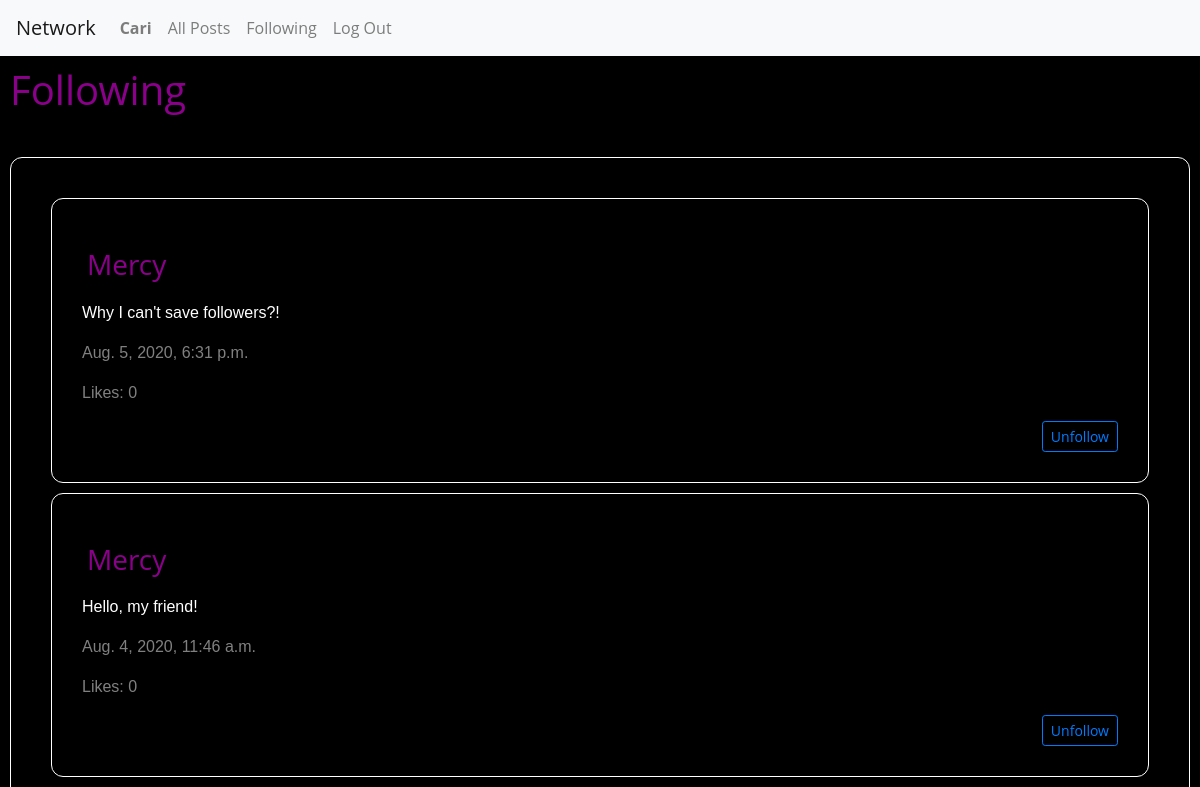
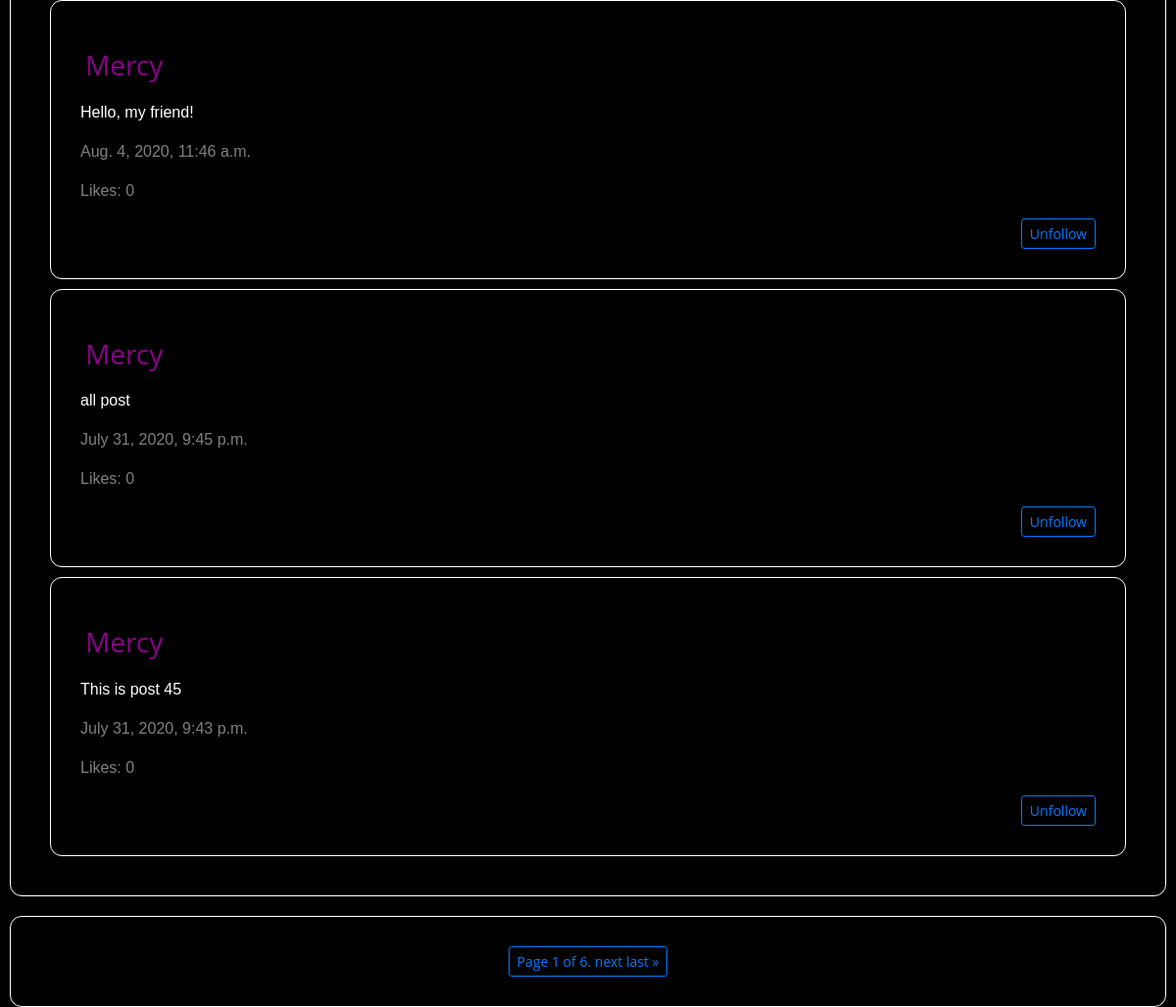
/following/Jay (signed in), run on an earlier commit of the app's database (2 pictures, top to bottom).
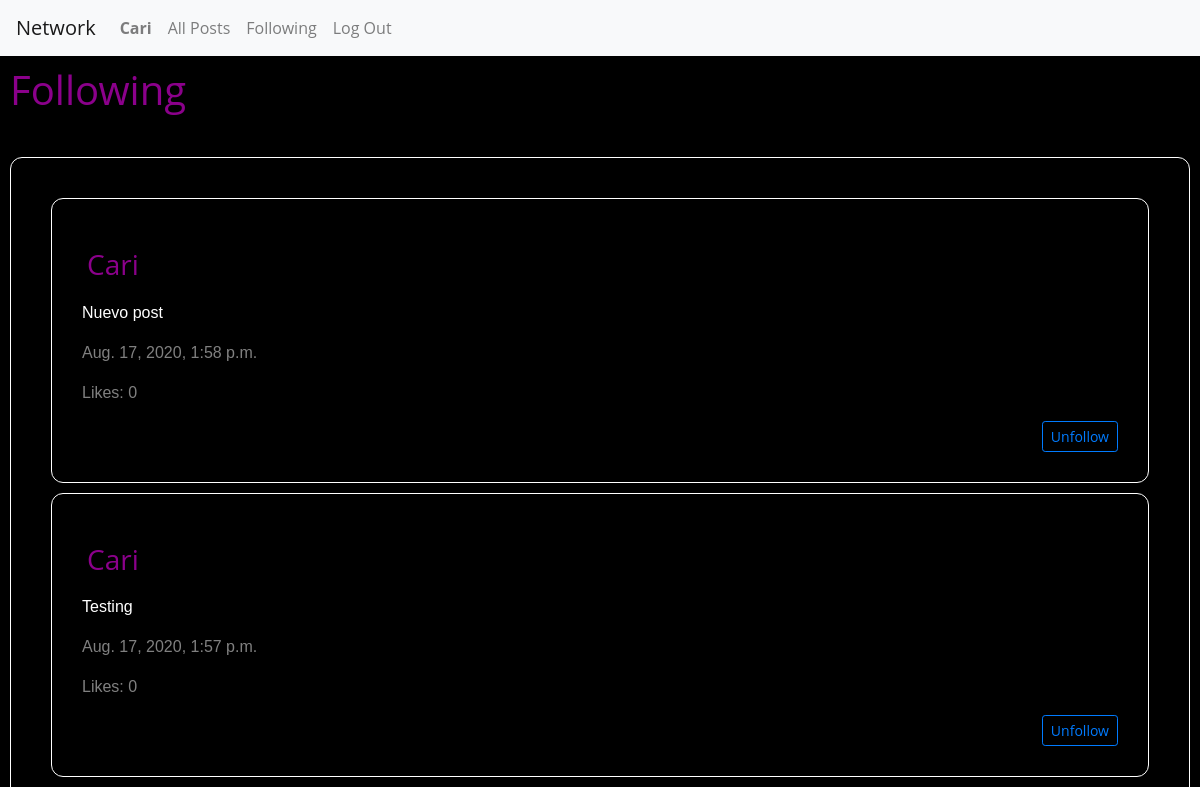
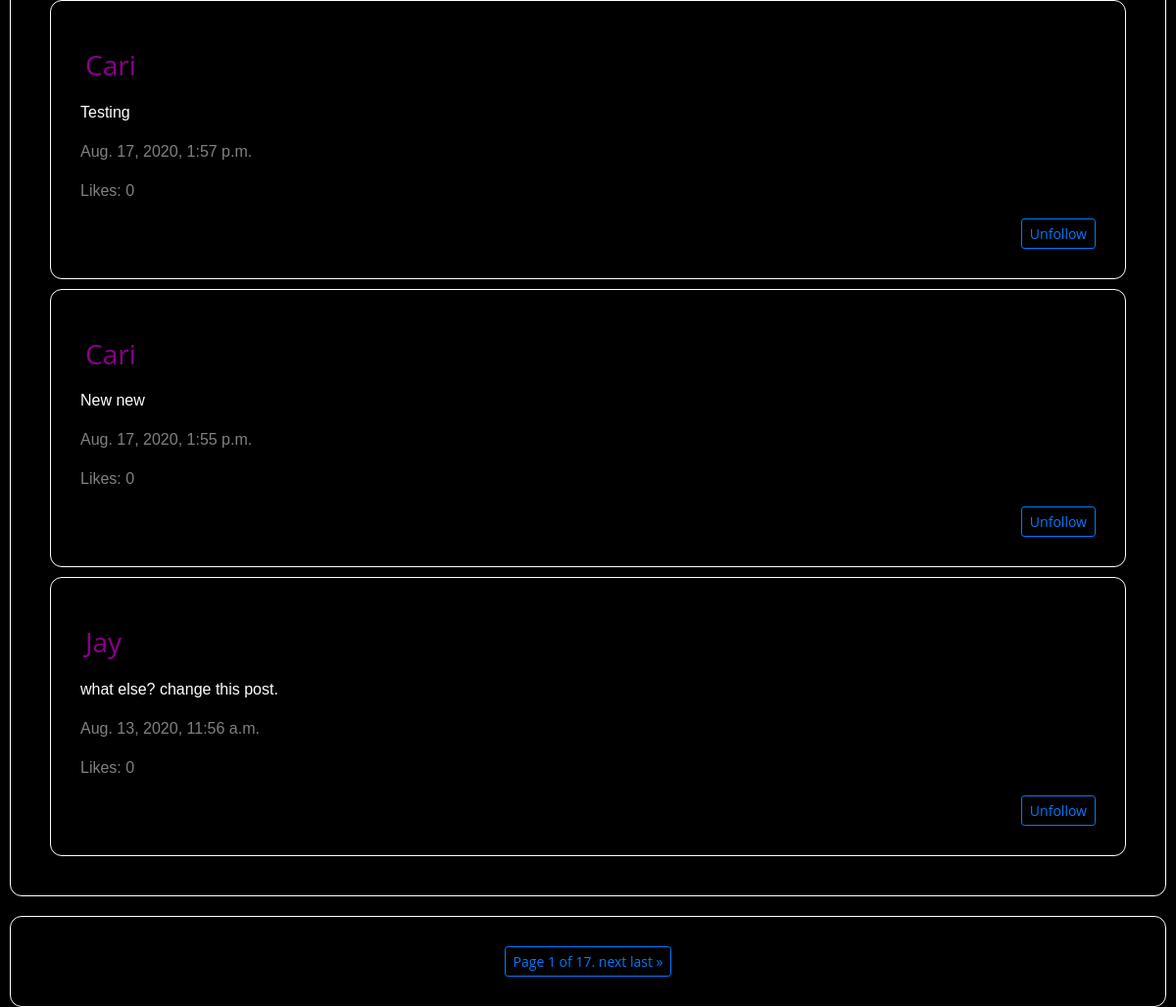
And on a later commit of the database (2 pictures, top to bottom).
### network/models.py (models this page shows, shortened)
class Post(models.Model):
    username = models.ForeignKey(
        "User", default=1, on_delete=models.CASCADE, related_name="posts")
    content = models.TextField(blank=True)
    timestamp = models.DateTimeField(auto_now_add=True)
    likes = models.ManyToManyField(
        'User', default=None, blank=True, related_name='likes')
    objects = PostSerializer()

class User(AbstractUser):
    pass

### network/views.py (the view)
# urls.py: path("following/<str:username>", views.following, name="following"),
@login_required
def following(request, username):
    if request.method == 'GET':
        username = get_object_or_404(User, username=username)
        print("user ->", username)
        follows = Follow.objects.filter(follower=username)
        posts = Post.objects.order_by("-timestamp").all()
        posts_to_follow = []
        for post in posts:
            for follower in follows:
                if follower.following == post.username:
                    posts_to_follow.append(post)
        for posts_i in posts_to_follow:
            posti_id = posts_i.id
            for post_j in posts_to_follow:
                postj_id = post_j.id
                count = 1
                if posti_id == postj_id:
                    count += 1
                if count > 1:
                    posts_to_follow.remove(post_j)
        paginator = Paginator(posts_to_follow, 5)
        page_number = request.GET.get('page')
        page_obj = paginator.get_page(page_number)
        if not follows:
            return render(request, 'network/following.html', {'message': "Could be a good idea to start to follow people of your interest!"})
    return render(request, "network/following.html", {
        "posts": posts_to_follow,
        "page_obj": page_obj
    })

### network/templates/network/following.html (shortened to what this page needs)
{% extends "network/layout.html" %}
{% load static %}
{% block body %}
<h1 id="titleLink"> Following </h1>
   <hr>
<div id="post-view">
    <div id="post-table">
    {% for post in page_obj %}
        <div class="compose-post">
            <h3 id="titlePage">{{ post.username }}</h3>
            <p class="inputText">{{ post.content }}</p>
            <p class="timeInfo">{{ post.timestamp}}</p>
            <p class="timeInfo"> Likes: 0 </p>
            <div class="follow_profile">
                <form>
                <button id="follow_profile" type="submit" class="btn btn-sm btn-outline-primary" value="Unfollow" name="follow_profile">Unfollow</button>
            </div>
        </div>
    {% endfor %}
    </div>
</div>
<div class="compose-post" id="compose-post">
        <div class="pagination justify-content-center">
            <span class="step-links btn btn-sm btn-outline-primary">
                <span class="current">
                    Page {{ page_obj.number }} of {{ page_obj.paginator.num_pages }}.
                </span>
                {% if page_obj.has_next %}
                    <a href="?page={{ page_obj.next_page_number }}">next</a>
                    <a href="?page={{ page_obj.paginator.num_pages }}">last &raquo;</a>
                {% endif %}
            </span>
        </div>
    </div>
{% endblock %}

What changed in the data, as far as the page shows it:
no longer on this page (row unchanged): Post: username "Mercy", content "Why I can't save followers?!", timestamp "Aug. 5, 2020, 6:31 p.m."
no longer on this page (row unchanged): Post: username "Mercy", content "Hello, my friend!", timestamp "Aug. 4, 2020, 11:46 a.m."
no longer on this page (row unchanged): Post: username "Mercy", content "all post", timestamp "July 31, 2020, 9:45 p.m."
no longer on this page (row unchanged): Post: username "Mercy", content "This is post 45", timestamp "July 31, 2020, 9:43 p.m."
added Post: username "Cari", content "Nuevo post", timestamp "Aug. 17, 2020, 1:58 p.m."
added Post: username "Cari", content "Testing", timestamp "Aug. 17, 2020, 1:57 p.m."
added Post: username "Cari", content "New new", timestamp "Aug. 17, 2020, 1:55 p.m."
now on this page (row unchanged): Post: username "Jay", content "what else? change this post.", timestamp "Aug. 13, 2020, 11:56 a.m."
Also different on the page:
{{ page_obj.paginator.num_pages }}: "6" → "17"
